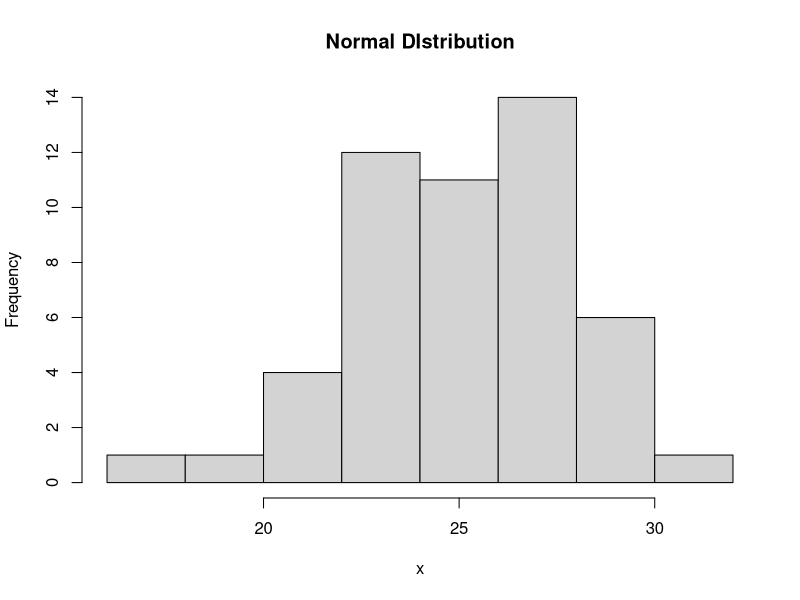
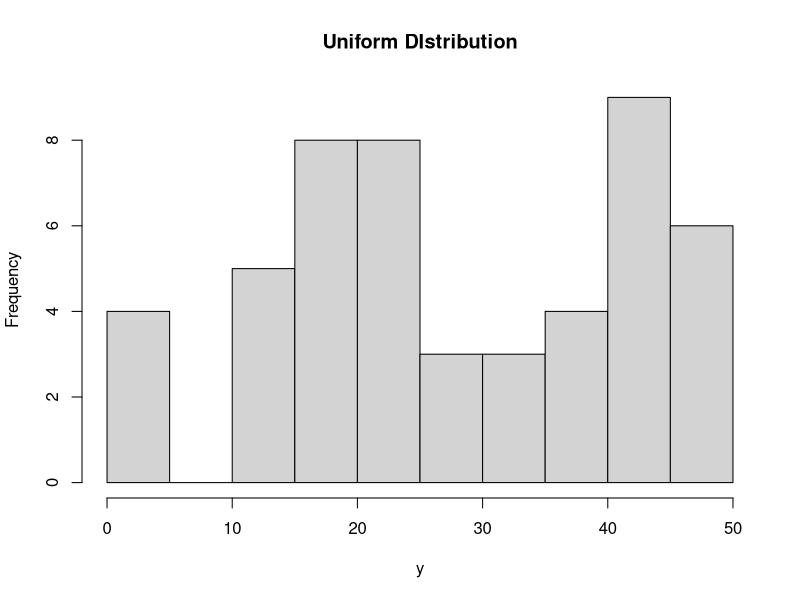
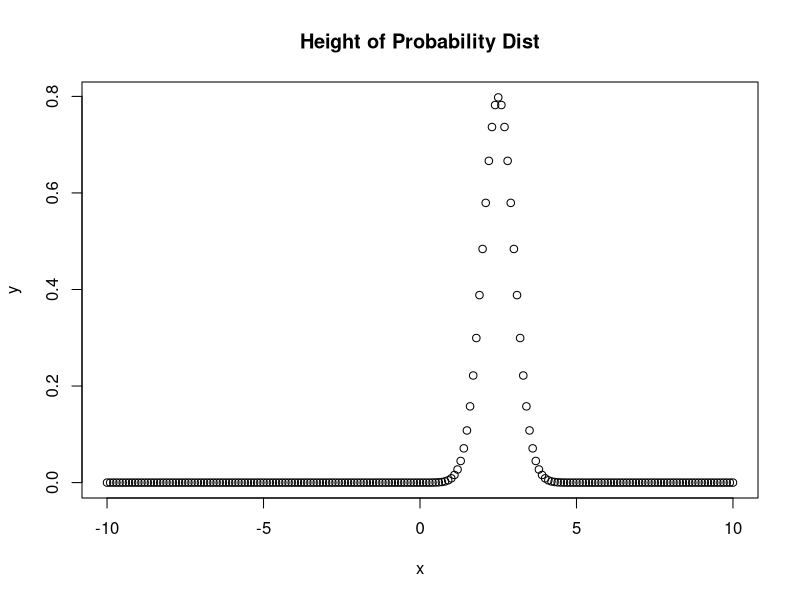
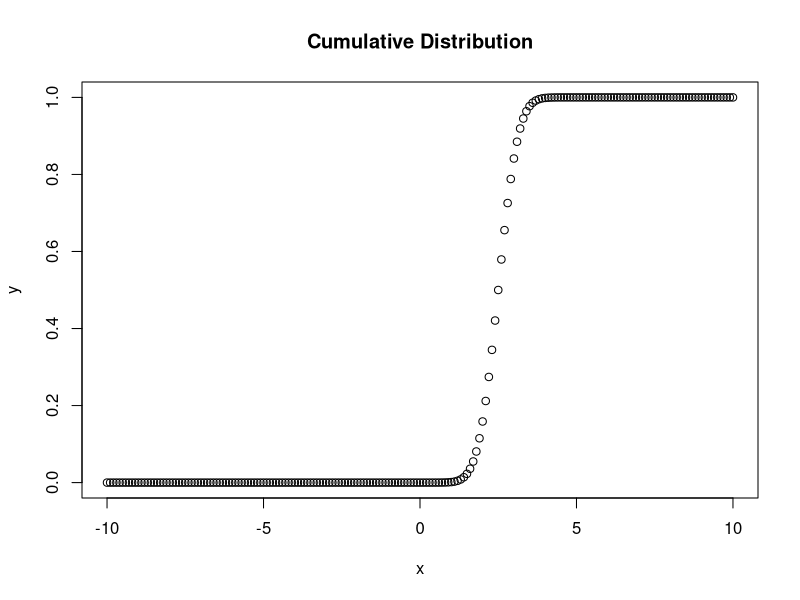
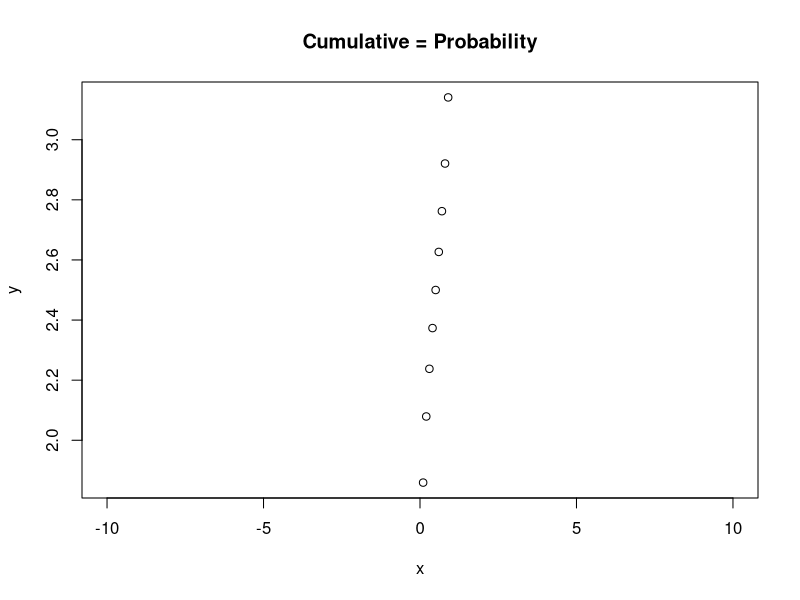

Write the R code that produced these figures, in order.
# Create a sample of 50 numbers which are normally distributed.
normalVector <- 1:1000
observations <- sample(normalVector, 50);
y <- runif(observations, min = 2, max = 49) # define the range between 2 and 49
x <- rnorm(observations, mean = 25, sd = 3) # provide our own mean and standard deviation

hist(x, main = "Normal DIstribution")
hist(y, main = "Uniform DIstribution")

# Create a sequence of numbers between -10 and 10 increment by 0.1.
x <- seq(-10, 10, by = .1)

# Choose the mean as 2.5 and standard deviation as 0.5.
y <- dnorm(x, mean = 2.5, sd = 0.5) # Gives height of the probability distribution
plot(x, y, main = "Height of Probability Dist")
y <- pnorm(x, mean = 2.5, sd = 0.5) # Gives the probability of a normally distributed random number to be less that the value of a given number. It is also called "Cumulative Distribution Function"
plot(x, y, main = "Cumulative Distribution")
y <- qnorm(x, mean = 2.5, sd = 0.5) # Gives a number whose cumulative value matches the probability value
plot(x, y, main = "Cumulative = Probability")

